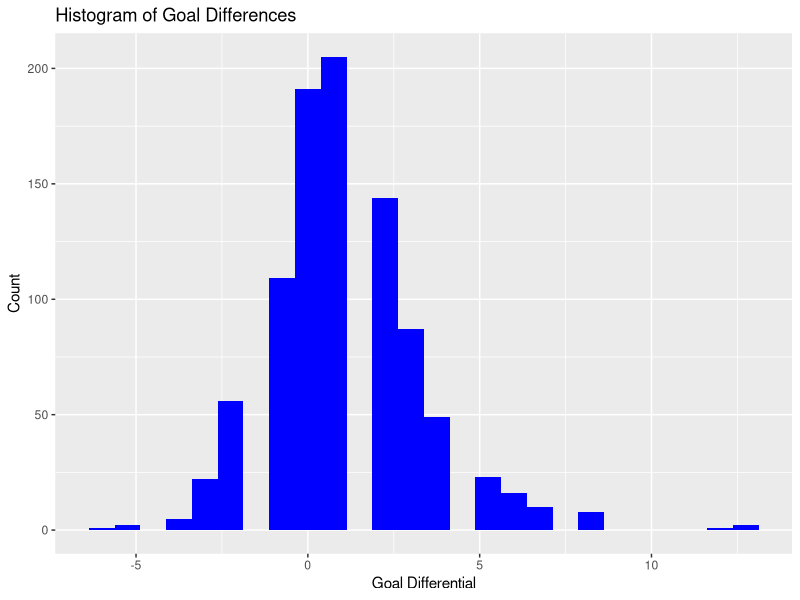
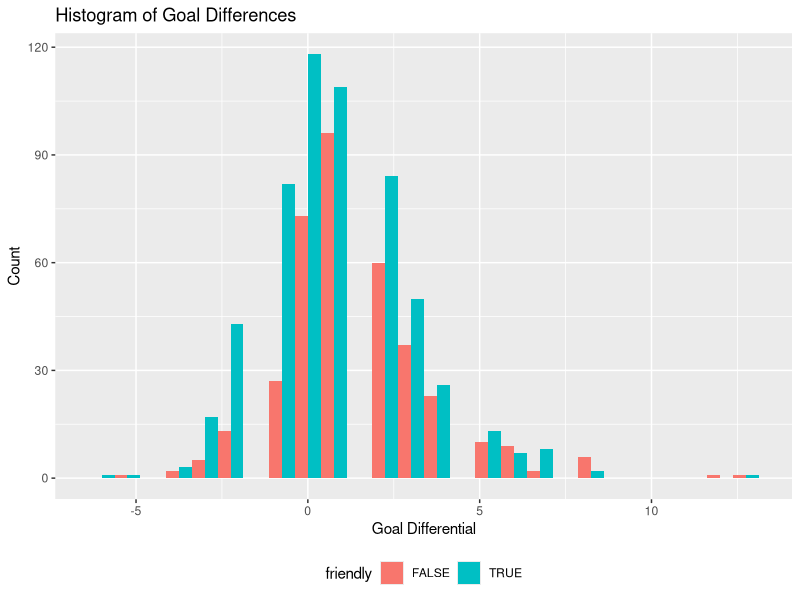
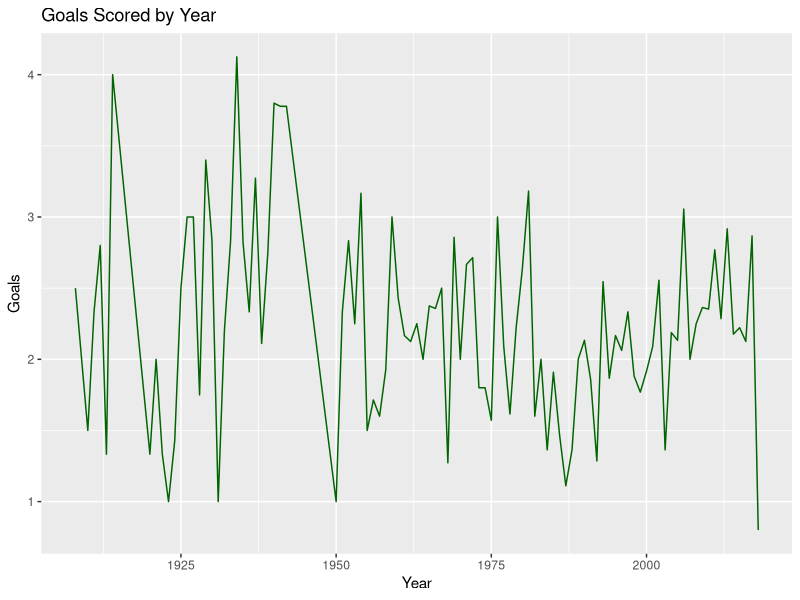
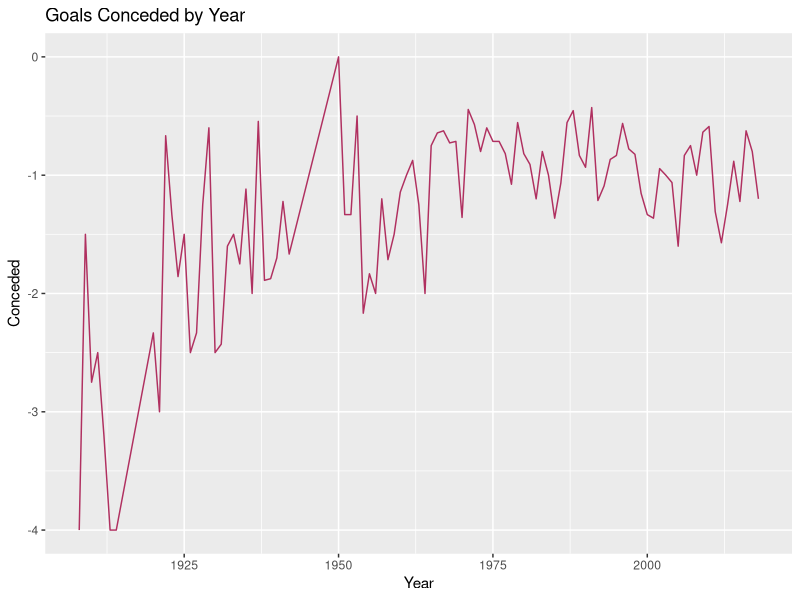
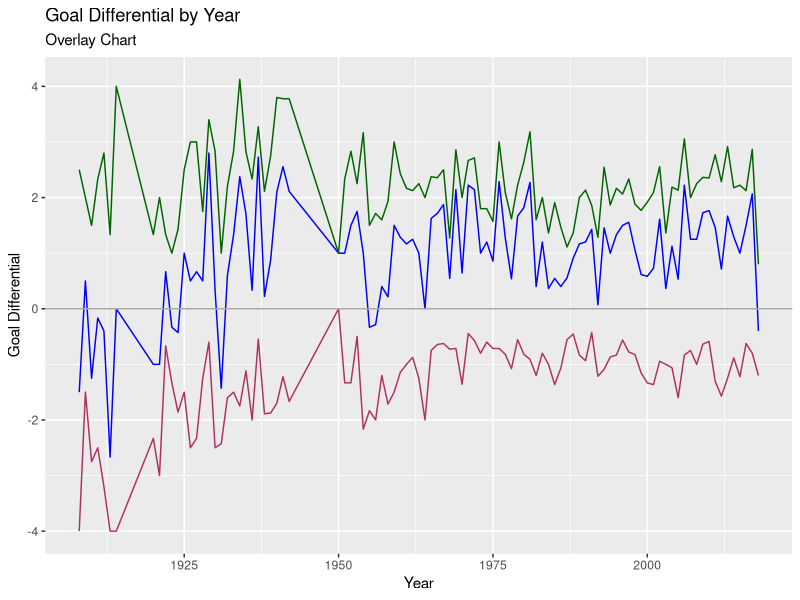

Write R code to recreate these figures, in order.
# Coding Presentation (Stata v R v Python)
# R Syntax
# Fors Marsh Group
# July 8, 2018
# Author: Michael Siebel

#######################
##Load data set
#set working directory
setwd('C:\\Users\\Siebelm\\Documents\\4 FMG\\Coding Presentation')

##Load data set
#Import CSV & drop variables
df = read.csv('results.csv') 
df$city = NULL
df$country = NULL

#Check first few rows
head(df)

#Check variables
sapply(df, class)

#Check missings (NA's)
sapply(df, function(x)sum(is.na(x)))

#Subset dataset to only include Germany matches 
df_ger = df[df$home_team=='Germany' | df$away_team=='Germany',]

head(df_ger)


##############################
##Recodes and Data Manpulation
#
df_ger$match = 1

tail(df_ger)

#Conditional recode (Define Goals Scored)
df_ger$goals    = ifelse(df_ger$home_team=='Germany', df_ger$home_score, ifelse(df_ger$away_team=='Germany', df_ger$away_score, NA))

#Conditional recode (Define Goals Conceded)
df_ger$conceded = ifelse(df_ger$home_team=='Germany', df_ger$away_score, ifelse(df_ger$away_team=='Germany', df_ger$home_score, NA))

tail(df_ger)

#Simple recode (Define Goal Differential)
df_ger$goaldiff = df_ger$goals-df_ger$conceded

tail(df_ger)

#Dummy recode (Define Friendly v Competitive match)
df_ger$friendly = as.logical(df_ger$tournament=='Friendly')

tail(df_ger)

#Categorical recode (home vs away vs neutral matches)
df_ger$home[df_ger$home_team=='Germany'] = 'home'
df_ger$home[df_ger$away_team=='Germany'] = 'away'
df_ger$home[df_ger$neutral=='TRUE']      = 'neutral'

tail(df_ger)

#Conditional recode (opponent)
df_ger$opponent = ifelse(df_ger$home_team=='Germany', as.character(df_ger$away_team), 
                         ifelse(df_ger$away_team=='Germany', as.character(df_ger$home_team), NA))

tail(df_ger)

#String variables (Define year)
df_ger$year = as.numeric(substr(df_ger$date,1,4))

tail(df_ger)

#Drop redundant variables
df_ger = subset(df_ger, select = -c(home_score, away_score, tournament,
               neutral, home_team, away_team))

tail(df_ger)


########################
##Descriptive Statistics
#Tabs
tabHome = table(df_ger$home, df_ger$friendly)
tabHome

#Unweighted proportions
propHome = prop.table(tabHome, 2)*100
round(propHome, 2)

#Goal difference table
library('plyr')
library('dplyr')
goaldiffTable = group_by(df_ger, home, friendly)
goaldiffTable = summarize(goaldiffTable,
                       conceded = mean(conceded),
                       goaldiff = mean(goaldiff),
                       goals = mean(goals))
goaldiffTable

#Opponent table
threeOpponents = df_ger[df_ger$opponent=='Mexico' | df_ger$opponent=='Sweden' | df_ger$opponent=='Korea Republic',]
opponentTable = group_by(threeOpponents, opponent)
opponentTable = summarize(opponentTable, 
                          goaldiff = mean(goaldiff),
                          match = sum(match))
opponentTable


#######################
##Graphs
#Histogram
library('ggplot2')
ggplot(df_ger, aes(goaldiff)) +
  geom_histogram(fill = "blue", binwidth=.75, position="dodge") + 
  ylab("Count") + xlab("Goal Differential") + ggtitle('Histogram of Goal Differences')

ggplot(df_ger, aes(goaldiff, fill = friendly)) +
  geom_histogram(binwidth=.75, position="dodge") + 
  ylab("Count") + xlab("Goal Differential") + ggtitle('Histogram of Goal Differences') + 
  theme(legend.position="bottom")

#Line Graphs
df_ger_byyear = ddply(df_ger, .(year), summarize,  goals=mean(goals), 
                      conceded=mean(conceded), goaldiff=mean(goaldiff))
df_ger_byyear$conceded = df_ger_byyear$conceded*-1
tail(df_ger_byyear)

df_goals_byyear = ggplot(df_ger_byyear) + geom_line(aes(x=year, y=goals), color='dark green') +
  ylab("Goals") + xlab("Year") + ggtitle('Goals Scored by Year')
df_goals_byyear

df_conceded_byyear = ggplot(df_ger_byyear) + geom_line(aes(x=year, y=conceded), color='maroon') +
  ylab("Conceded") + xlab("Year") + ggtitle('Goals Conceded by Year')
df_conceded_byyear

df_goaldiff_overlay_byyear = ggplot(df_ger_byyear) + geom_line(aes(x=year, y=goaldiff), color='blue') +
  ylab("Goal Differential") + xlab("Year") + ggtitle('Goal Differential by Year') + labs(subtitle='Overlay Chart') +
  geom_line(aes(x=year, y=goals), color='dark green') + geom_line(aes(x=year, y=conceded), color='maroon') +
  geom_hline(yintercept = 0, color='dark grey')
df_goaldiff_overlay_byyear




